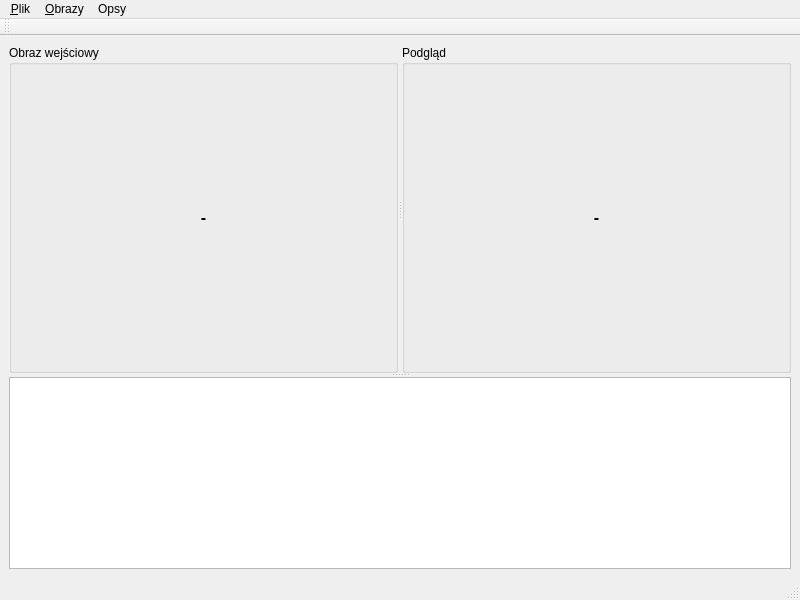
<?xml version="1.0" encoding="UTF-8"?>
<ui version="4.0">
 <class>FarecMainWinClass</class>
 <widget class="QMainWindow" name="FarecMainWinClass">
  <property name="geometry">
   <rect>
    <x>0</x>
    <y>0</y>
    <width>800</width>
    <height>600</height>
   </rect>
  </property>
  <property name="windowTitle">
   <string>FaRec</string>
  </property>
  <widget class="QWidget" name="centralwidget">
   <layout class="QGridLayout" name="gridLayout">
    <item row="0" column="0">
     <widget class="QSplitter" name="splitter_2">
      <property name="orientation">
       <enum>Qt::Vertical</enum>
      </property>
      <property name="childrenCollapsible">
       <bool>false</bool>
      </property>
      <widget class="QSplitter" name="splitter">
       <property name="sizePolicy">
        <sizepolicy hsizetype="Expanding" vsizetype="Preferred">
         <horstretch>0</horstretch>
         <verstretch>1</verstretch>
        </sizepolicy>
       </property>
       <property name="orientation">
        <enum>Qt::Horizontal</enum>
       </property>
       <property name="childrenCollapsible">
        <bool>false</bool>
       </property>
       <widget class="QGroupBox" name="groupBox">
        <property name="sizePolicy">
         <sizepolicy hsizetype="Preferred" vsizetype="Preferred">
          <horstretch>0</horstretch>
          <verstretch>4</verstretch>
         </sizepolicy>
        </property>
        <property name="title">
         <string>Obraz wejściowy</string>
        </property>
        <layout class="QVBoxLayout" name="verticalLayout">
         <item>
          <widget class="QLabel" name="InputImgLbl">
           <property name="text">
            <string>&lt;!DOCTYPE HTML PUBLIC &quot;-//W3C//DTD HTML 4.0//EN&quot; &quot;http://www.w3.org/TR/REC-html40/strict.dtd&quot;&gt;
&lt;html&gt;&lt;head&gt;&lt;meta name=&quot;qrichtext&quot; content=&quot;1&quot; /&gt;&lt;style type=&quot;text/css&quot;&gt;
p, li { white-space: pre-wrap; }
&lt;/style&gt;&lt;/head&gt;&lt;body style=&quot; font-family:'DejaVu Sans'; font-size:9pt; font-weight:400; font-style:normal;&quot;&gt;
&lt;p align=&quot;center&quot; style=&quot; margin-top:0px; margin-bottom:0px; margin-left:0px; margin-right:0px; -qt-block-indent:0; text-indent:0px;&quot;&gt;&lt;span style=&quot; font-size:12pt; font-weight:600;&quot;&gt;-&lt;/span&gt;&lt;/p&gt;&lt;/body&gt;&lt;/html&gt;</string>
           </property>
           <property name="alignment">
            <set>Qt::AlignCenter</set>
           </property>
          </widget>
         </item>
        </layout>
       </widget>
       <widget class="QGroupBox" name="groupBox_2">
        <property name="sizePolicy">
         <sizepolicy hsizetype="Preferred" vsizetype="Preferred">
          <horstretch>0</horstretch>
          <verstretch>1</verstretch>
         </sizepolicy>
        </property>
        <property name="title">
         <string>Podgląd</string>
        </property>
        <layout class="QVBoxLayout" name="verticalLayout_2">
         <item>
          <widget class="QLabel" name="PviewImgLbl">
           <property name="text">
            <string>&lt;!DOCTYPE HTML PUBLIC &quot;-//W3C//DTD HTML 4.0//EN&quot; &quot;http://www.w3.org/TR/REC-html40/strict.dtd&quot;&gt;
&lt;html&gt;&lt;head&gt;&lt;meta name=&quot;qrichtext&quot; content=&quot;1&quot; /&gt;&lt;style type=&quot;text/css&quot;&gt;
p, li { white-space: pre-wrap; }
&lt;/style&gt;&lt;/head&gt;&lt;body style=&quot; font-family:'DejaVu Sans'; font-size:9pt; font-weight:400; font-style:normal;&quot;&gt;
&lt;p align=&quot;center&quot; style=&quot; margin-top:0px; margin-bottom:0px; margin-left:0px; margin-right:0px; -qt-block-indent:0; text-indent:0px;&quot;&gt;&lt;span style=&quot; font-size:12pt; font-weight:600;&quot;&gt;-&lt;/span&gt;&lt;/p&gt;&lt;/body&gt;&lt;/html&gt;</string>
           </property>
           <property name="alignment">
            <set>Qt::AlignCenter</set>
           </property>
          </widget>
         </item>
        </layout>
       </widget>
      </widget>
      <widget class="QTableView" name="tableView">
       <property name="sizePolicy">
        <sizepolicy hsizetype="Expanding" vsizetype="Expanding">
         <horstretch>0</horstretch>
         <verstretch>0</verstretch>
        </sizepolicy>
       </property>
       <property name="baseSize">
        <size>
         <width>0</width>
         <height>20</height>
        </size>
       </property>
      </widget>
     </widget>
    </item>
   </layout>
  </widget>
  <widget class="QMenuBar" name="menubar">
   <property name="geometry">
    <rect>
     <x>0</x>
     <y>0</y>
     <width>800</width>
     <height>25</height>
    </rect>
   </property>
   <widget class="QMenu" name="menuPlik">
    <property name="title">
     <string>&amp;Plik</string>
    </property>
    <widget class="QMenu" name="menuZapisz">
     <property name="title">
      <string>&amp;Zapisz</string>
     </property>
     <addaction name="actionWej_cie"/>
     <addaction name="actionPodgl_d"/>
    </widget>
    <addaction name="actionOtw_rz"/>
    <addaction name="menuZapisz"/>
    <addaction name="separator"/>
    <addaction name="action_Wyj_cie"/>
   </widget>
   <widget class="QMenu" name="menuOpsy">
    <property name="title">
     <string>Opsy</string>
    </property>
    <addaction name="actionNa_szaro"/>
    <addaction name="actionSobel"/>
    <addaction name="actionOtsu"/>
   </widget>
   <widget class="QMenu" name="menuObrazy">
    <property name="title">
     <string>&amp;Obrazy</string>
    </property>
    <addaction name="actionU_yj_podgl_du"/>
   </widget>
   <addaction name="menuPlik"/>
   <addaction name="menuObrazy"/>
   <addaction name="menuOpsy"/>
  </widget>
  <widget class="QStatusBar" name="statusbar"/>
  <widget class="QToolBar" name="toolBar">
   <property name="windowTitle">
    <string>toolBar</string>
   </property>
   <property name="floatable">
    <bool>false</bool>
   </property>
   <attribute name="toolBarArea">
    <enum>TopToolBarArea</enum>
   </attribute>
   <attribute name="toolBarBreak">
    <bool>false</bool>
   </attribute>
  </widget>
  <action name="actionOtw_rz">
   <property name="text">
    <string>&amp;Otwórz</string>
   </property>
   <property name="statusTip">
    <string>Otwiera plik z obrazem</string>
   </property>
   <property name="shortcut">
    <string>Ctrl+O</string>
   </property>
  </action>
  <action name="actionNa_szaro">
   <property name="text">
    <string>Na szarość</string>
   </property>
  </action>
  <action name="actionSobel">
   <property name="text">
    <string>Sobel</string>
   </property>
  </action>
  <action name="actionOtsu">
   <property name="text">
    <string>Otsu</string>
   </property>
  </action>
  <action name="actionU_yj_podgl_du">
   <property name="text">
    <string>Użyj podglądu</string>
   </property>
  </action>
  <action name="actionWej_cie">
   <property name="text">
    <string>Wejście</string>
   </property>
  </action>
  <action name="actionPodgl_d">
   <property name="text">
    <string>Podgląd</string>
   </property>
  </action>
  <action name="action_Wyj_cie">
   <property name="text">
    <string>&amp;Wyjście</string>
   </property>
  </action>
 </widget>
 <resources/>
 <connections/>
</ui>
